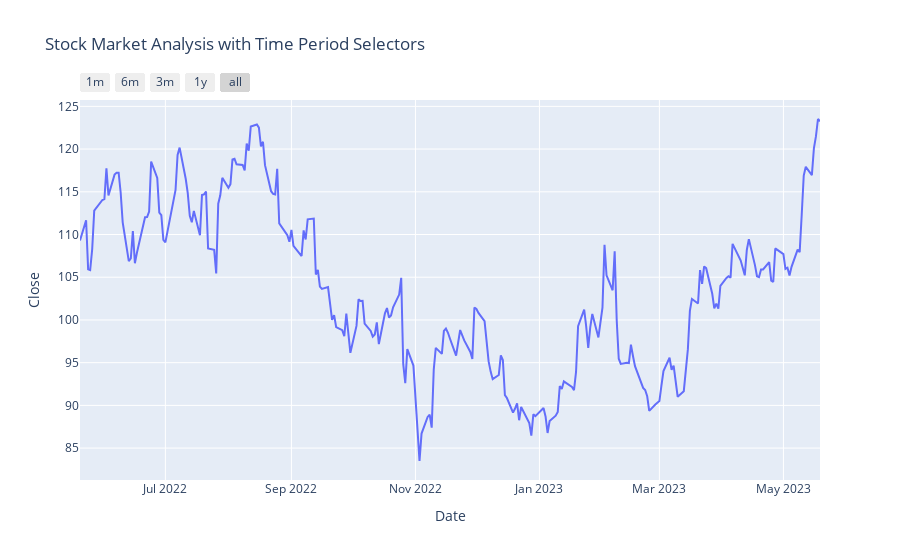

Notebook source saved alongside this figure:
### Code cell
figure = px.line(
    df1,
    x='Date', y='Close',
    title='Stock Market Analysis with Time Period Selectors'
)

figure.update_xaxes(
    rangeselector=dict(
        buttons=list([
            dict(count=1, label="1m", step="month", stepmode="backward"),
            dict(count=6, label="6m", step="month", stepmode="backward"),
            dict(count=3, label="3m", step="month", stepmode="backward"),
            dict(count=1, label="1y", step="year", stepmode="backward"),
            dict(step="all")
        ])
    )
)
figure.show()

### Figure 1 — Plotly figure (JSON) as saved in the notebook; plotly's stock layout.template omitted (floating-point values rounded to 4 significant figures; data arrays with more than 128 entries replaced by an {"elided": "..."} marker saying what was removed)
{"data": [{"hovertemplate": "Date=%{x}<br>Close=%{y}<extra></extra>", "legendgroup": "", "line": {"color": "#636efa", "dash": "solid"}, "marker": {"symbol": "circle"}, "mode": "lines", "name": "", "orientation": "v", "showlegend": false, "type": "scatter", "x": {"elided": "251 str values"}, "xaxis": "x", "y": {"elided": "251 float values"}, "yaxis": "y"}], "layout": {"legend": {"tracegroupgap": 0}, "title": {"text": "Stock Market Analysis with Time Period Selectors"}, "xaxis": {"anchor": "y", "domain": [0, 1], "rangeselector": {"buttons": [{"count": 1, "label": "1m", "step": "month", "stepmode": "backward"}, {"count": 6, "label": "6m", "step": "month", "stepmode": "backward"}, {"count": 3, "label": "3m", "step": "month", "stepmode": "backward"}, {"count": 1, "label": "1y", "step": "year", "stepmode": "backward"}, {"step": "all"}]}, "title": {"text": "Date"}}, "yaxis": {"anchor": "x", "domain": [0, 1], "title": {"text": "Close"}}}}
